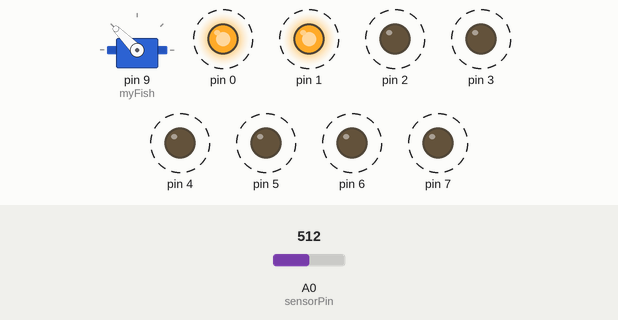
Recording of a sketch running on a simulated Arduino Uno, built with avr-gcc and run on an emulated ATmega328P. On the bench: servo, output pins drawn as LEDs (lit = HIGH). Dashed ring = blinking. The inputs (shaded band) are chosen by the test bench; at power-on: A0 (sensorPin) = 512.

Above: at 1.2 s.
1.3 s: A0 (sensorPin) set to 784
4.3 s: A0 (sensorPin) set to 813
At 4.74 s:
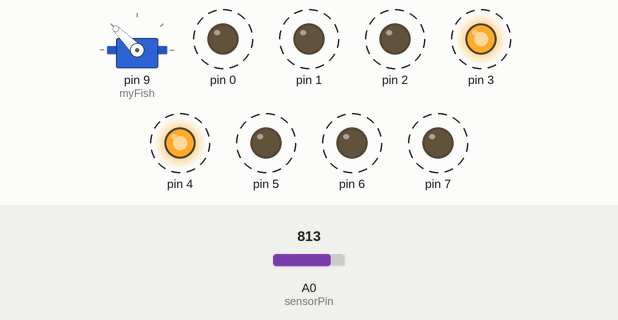
7.3 s: A0 (sensorPin) set to 790
10.3 s: A0 (sensorPin) set to 810
At 10.73 s:
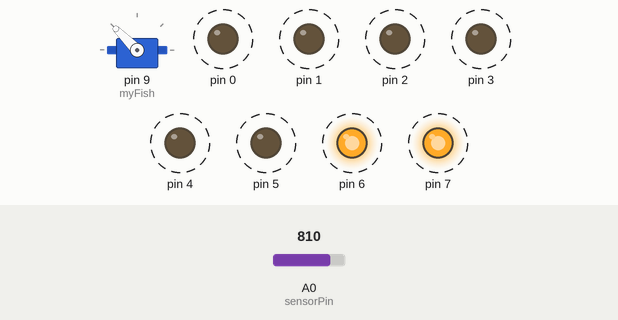
13.3 s: A0 (sensorPin) set to 716
At 13.67 s:
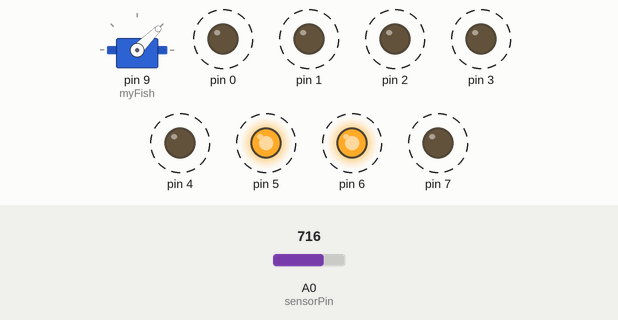
Timing chart, 0 to 22.0 s (numbered marks = the images above; inputs shaded):
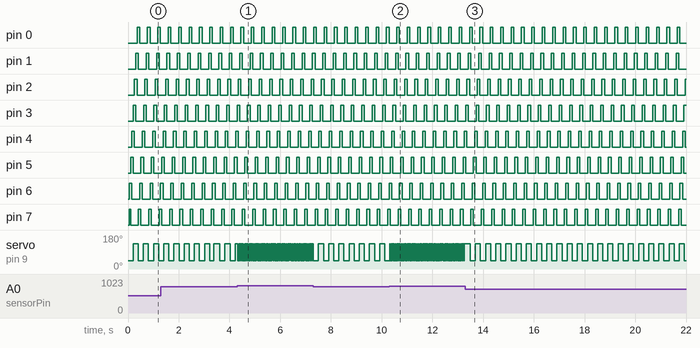

Measured:
- the behaviour switches between 800 and 801 on A0 (sensorPin) (found by bisection; images 0 and 1)
- after the input at 4.3 s, servo on pin 9 (myFish): alternates 135° for 0.03 s and 45° for 0.03 s, starting at once
- after the input at 10.3 s, servo on pin 9 (myFish): alternates 135° for 0.03 s and 45° for 0.03 s, starting at once
- after the input at 13.3 s, servo on pin 9 (myFish): alternates 135° for 0.20 s and 45° for 0.20 s, starting after 0.19 s
- by itself, pin 0–7: alternates HIGH for 0.10 s and LOW for 0.31 s
- by itself, servo on pin 9 (myFish): alternates 135° for 0.20 s and 45° for 0.20 s

The sketch:

fish.ino
```cpp
#include <Servo.h>

#define myFish 9
#define sensorPin A0
#define numSensorReadings 10

Servo fishServo;

int fishDirection = 45;
int lightLimit = 800;

unsigned long prevTimeFish;
unsigned long prevTimeWater;
unsigned long prevTimeSensor;

unsigned int fishDelay = 200;
unsigned int waterDelay = 50;
unsigned int sensorDelay = 2;

uint8_t waterPosition = 0;
uint8_t portValue = 0;

int sensorReadings[numSensorReadings];// the readings from the light sensor
int sensorReadIndex = 0;              // the index of the current reading
int sensorTotal = 0;                  // the running total
int sensorAverage = 0;                // the average

void setup() {

  // initialize port for water lights
  for(uint8_t id = 0; id < 8 ; id++){
   pinMode(id, OUTPUT);
  }

  //Serial.begin(9600);

  // initializes servo
  fishServo.attach(myFish);
  fishServo.write(fishDirection);

  // initializes timers
  prevTimeFish = millis();
  prevTimeWater = millis();
  prevTimeSensor = millis();

  // initializing values for sensor readings, setting initial value to 0
  for (int thisReading = 0; thisReading < numSensorReadings; thisReading++)
    sensorReadings[thisReading] = 0;
}

void loop() {

  // gather the current time
  unsigned long curMS = millis();

  // make lights move! so pretty! :)
  if(curMS - prevTimeWater > waterDelay){
      if(waterPosition == 0){
        portValue = B11000000;      // start with the 2 first ones on
      }else if(waterPosition == 7){
        portValue = B10000001;      // at the end, shift the light to the beginning.
      }else{
        portValue = portValue >> 1; //slide the ON lights
      }
      waterPosition ++;            // change to the next position for the next time that this runs!
      if(waterPosition == 8){
       waterPosition = 0;          // never let it go over 7, because we only have 8 leds.
      }
    prevTimeWater = curMS;         // store the current time, to use it next time the loop runs.
  }
  // set the lights on!
  PORTD = portValue;

  // gather info from the sensor only every 2 ms
  if(curMS - prevTimeSensor > sensorDelay){
    sensorTotal = sensorTotal - sensorReadings[sensorReadIndex];
    sensorReadings[sensorReadIndex] = analogRead(sensorPin);
    sensorTotal = sensorTotal + sensorReadings[sensorReadIndex];
    sensorReadIndex++;

    if (sensorReadIndex >= numSensorReadings)
      sensorReadIndex = 0;

    sensorAverage = sensorTotal / numSensorReadings;
    //Serial.println(sensorAverage);

    // IF there is a lot of light, it means that the fish IS NOT in the water
    if (sensorAverage > lightLimit){
      // since it's NOT IN the water, we want to make it "jittery" (stressed)
      fishDelay = 8;
    }
    // IF there is not a lot of light, it means that the fish IS in the water
    else{
      // since it's IN the water, it is swimming happily
      fishDelay = 200;
    }

    prevTimeSensor = curMS;     // store the current time, to use it next time the loop runs.
  }

  // this loop only runs as often as the light sensor tells it to run. Very often when there is a lot of light (fish not in water),
  // not so often when there is not much light (fish is in the water)

  if(curMS - prevTimeFish > fishDelay){
    // if the fish is going towards 45 when the loop runs, SWITCH to 135 (go CW)
    if(fishDirection == 45){
      fishDirection = 135;
    }
    // if the fish is going towards 135 when the loop runs, SWITCH to 45 (go CCW)
    else{
      fishDirection = 45;
    }
    // actually tell the fish to move!
    fishServo.write(fishDirection);
    prevTimeFish = curMS; // store the current time, to use it next time the loop runs.
  }

}
```
